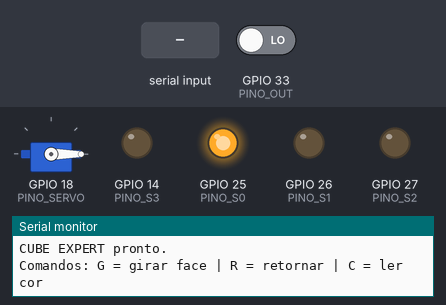
Simulated run of this sketch. Board: ESP32. Parts: servo, output pins drawn as LEDs (lit = HIGH), the last lines printed to the serial monitor. Inputs (shaded band) come from the test bench; at power-on: GPIO 33 (PINO_OUT) LOW.

Above: at 1.2 s.
1.3 s: "G" received over Serial
At 1.9 s:
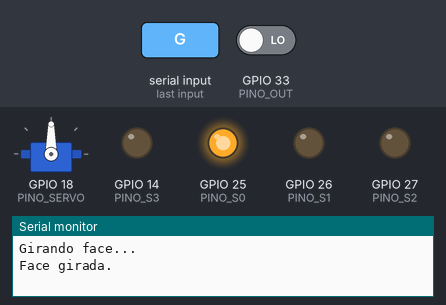
2.8 s: "C" received over Serial
At 4.6 s:
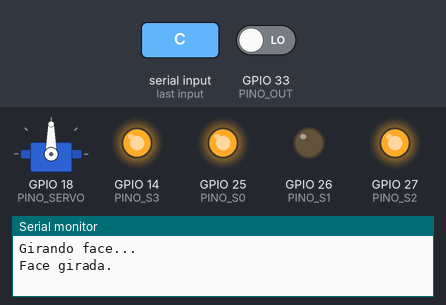
5.8 s: "R" received over Serial
At 6.6 s:
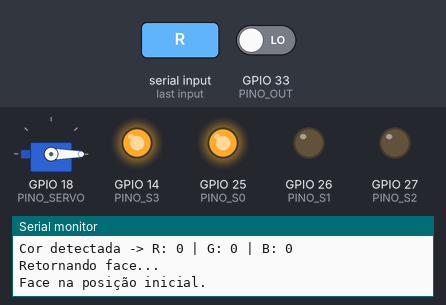
7.3 s: "c" received over Serial
At 9.1 s:
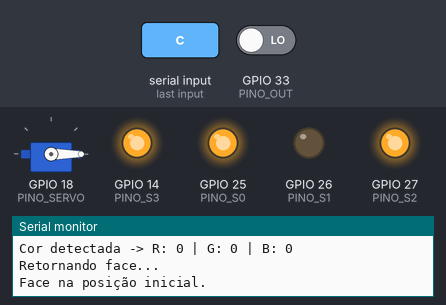
10.3 s: "g" received over Serial
At 11.2 s:
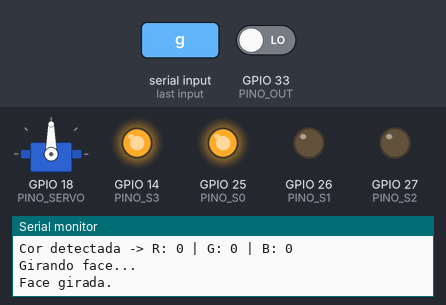
11.8 s: "r" received over Serial
At 12.3 s:
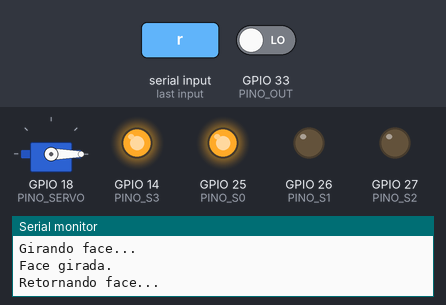
Timing chart, 0 to 14.3 s (numbered marks = the images above; inputs shaded):
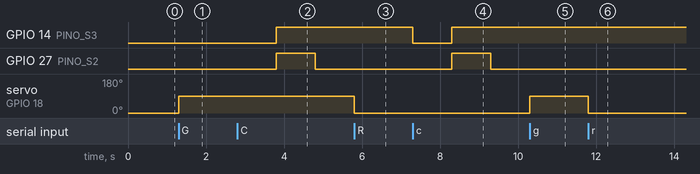

Measured:
- after the input at 1.3 s, servo on GPIO 18 (PINO_SERVO): 0° → 90° at once
- after the input at 2.8 s, GPIO 14 (PINO_S3): LOW → HIGH after 1.0 s; GPIO 27 (PINO_S2): LOW → HIGH after 1.0 s, → LOW 1.0 s later
- after the input at 5.8 s, servo on GPIO 18 (PINO_SERVO): 90° → 0° at once
- after the input at 7.3 s, GPIO 14 (PINO_S3): HIGH → LOW at once, → HIGH 1.0 s later; GPIO 27 (PINO_S2): LOW → HIGH after 1.0 s, → LOW 1.0 s later
- after the input at 10.3 s, servo on GPIO 18 (PINO_SERVO): 0° → 90° at once
- after the input at 11.8 s, servo on GPIO 18 (PINO_SERVO): 90° → 0° at once

The sketch:

ace.ino
```cpp
#include <ESP32Servo.h>

const int PINO_SERVO = 18;
Servo servoFaceCima;

const int POSICAO_INICIAL = 0;
const int POSICAO_GIRADA  = 90;

const int PINO_S0 = 25;
const int PINO_S1 = 26;
const int PINO_S2 = 27;
const int PINO_S3 = 14;
const int PINO_OUT = 33;

void setup() {
  Serial.begin(115200);

  servoFaceCima.attach(PINO_SERVO);
  servoFaceCima.write(POSICAO_INICIAL);

  pinMode(PINO_S0, OUTPUT);
  pinMode(PINO_S1, OUTPUT);
  pinMode(PINO_S2, OUTPUT);
  pinMode(PINO_S3, OUTPUT);
  pinMode(PINO_OUT, INPUT);

  digitalWrite(PINO_S0, HIGH);
  digitalWrite(PINO_S1, LOW);

  Serial.println("CUBE EXPERT pronto.");
  Serial.println("Comandos: G = girar face | R = retornar | C = ler cor");
}

void loop() {
  if (Serial.available() > 0) {
    char comando = Serial.read();

    switch (comando) {
      case 'G':
      case 'g':
        girarFace();
        break;

      case 'R':
      case 'r':
        retornarFace();
        break;

      case 'C':
      case 'c':
        lerCor();
        break;
    }
  }
}

void girarFace() {
  Serial.println("Girando face...");
  servoFaceCima.write(POSICAO_GIRADA);
  delay(500);
  Serial.println("Face girada.");
}

void retornarFace() {
  Serial.println("Retornando face...");
  servoFaceCima.write(POSICAO_INICIAL);
  delay(500);
  Serial.println("Face na posição inicial.");
}

void lerCor() {
  int vermelho, verde, azul;

  digitalWrite(PINO_S2, LOW);
  digitalWrite(PINO_S3, LOW);
  vermelho = pulseIn(PINO_OUT, LOW);

  digitalWrite(PINO_S2, HIGH);
  digitalWrite(PINO_S3, HIGH);
  verde = pulseIn(PINO_OUT, LOW);

  digitalWrite(PINO_S2, LOW);
  digitalWrite(PINO_S3, HIGH);
  azul = pulseIn(PINO_OUT, LOW);

  Serial.print("Cor detectada -> R: ");
  Serial.print(vermelho);
  Serial.print(" | G: ");
  Serial.print(verde);
  Serial.print(" | B: ");
  Serial.println(azul);
}
```
